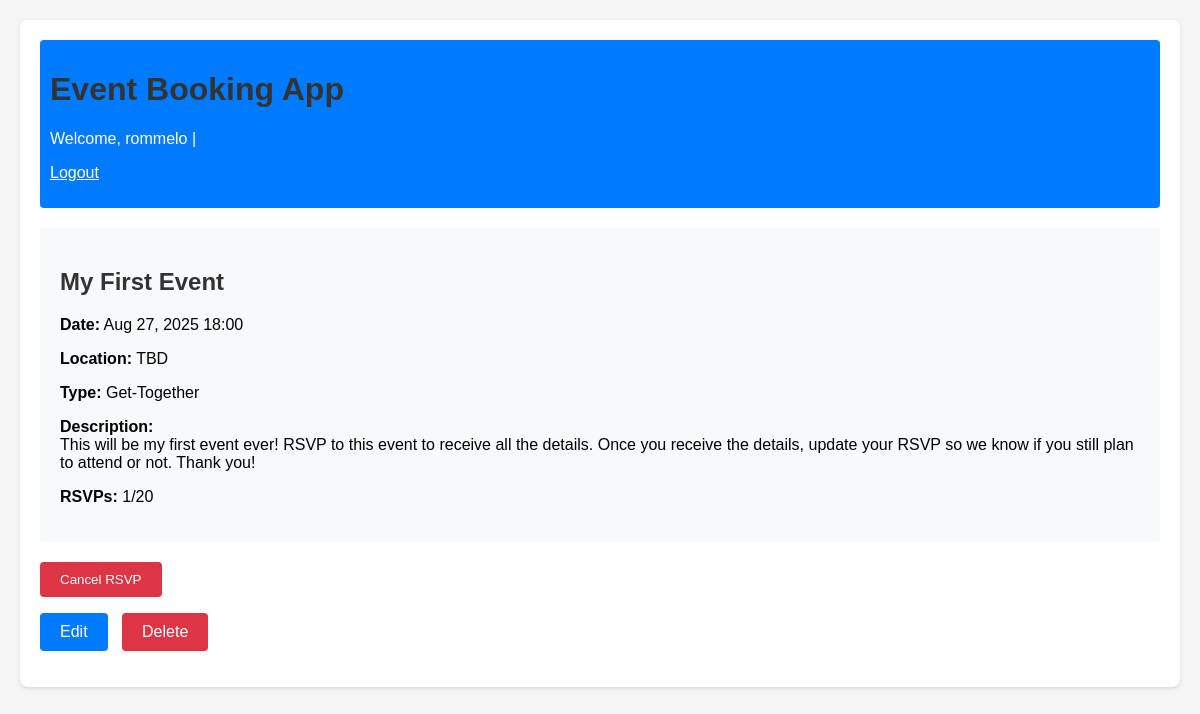
Screenshot of /event/1/ (signed in) with the database file from the repository.
### events/models.py (models this page shows, shortened)
class Event(models.Model):
    title = models.CharField(max_length=200)
    description = models.TextField()
    event_type = models.CharField(max_length=100)
    date = models.DateTimeField()
    location = models.CharField(max_length=255)
    capacity = models.PositiveIntegerField()
    creator = models.ForeignKey(User, on_delete=models.CASCADE, related_name='created_events')
    attendees = models.ManyToManyField(User, through='RSVP', related_name='events_attending')

### events/views.py (the view)
# urls.py: path('event/<int:pk>/', views.event_detail, name='event_detail'),
def event_detail(request, pk):
    try:
        event = get_object_or_404(Event, pk=pk)
        return render(request, 'events/event_detail.html', {'event': event})
    except Http404:
        logger.warning(f"Event with pk={pk} not found")
        raise
    except Exception as e:
        logger.error(f"Error in event_detail view for pk={pk}: {str(e)}")
        messages.error(request, "An error occurred while loading the event details.")
        return redirect('event_list')

### templates/events/event_detail.html (shortened to what this page needs)
{% extends "base.html" %}
{% block content %}
  <div class="event-details">
    <h2>{{ event.title }}</h2>
    <p><strong>Date:</strong> {{ event.date|date:"M d, Y H:i" }}</p>
    <p><strong>Location:</strong> {{ event.location }}</p>
    <p><strong>Type:</strong> {{ event.event_type }}</p>
    <p><strong>Description:</strong><br>{{ event.description }}</p>
    <p><strong>RSVPs:</strong> {{ event.rsvp_set.count }}/{{ event.capacity }}</p>
  </div>
  {% if user.is_authenticated %}
    {% if user in event.attendees.all %}
      <form action="{% url 'cancel_rsvp' event.pk %}" method="post" style="display: inline;">
        <button type="submit" class="btn btn-danger">Cancel RSVP</button>
      </form>
    {% endif %}
  {% else %}
    <p><a href="{% url 'login' %}?next={{ request.path }}" class="btn">Log in to RSVP</a></p>
  {% endif %}
  {% if user == event.creator %}
    <p>
      <a href="{% url 'event_edit' event.pk %}" class="btn">Edit</a>
      <a href="{% url 'event_delete' event.pk %}" class="btn btn-danger">Delete</a>
    </p>
  {% endif %}
{% endblock %}

### templates/base.html (shortened to what this page needs)
{% load static %}
<!DOCTYPE html>
<html>
<head>
    <link rel="stylesheet" type="text/css" href="{% static 'css/style.css' %}">
</head>
<body>
    <div class="container">
        <div class="nav">
            <h1>Event Booking App</h1>
            {% if user.is_authenticated %}
                <p>Welcome, {{ user.username }} |
                <form action="{% url 'logout' %}" method="post" style="display: inline;">
                    <button type="submit" class="logout-btn">Logout</button>
                </form>
                </p>
            {% else %}
                <p><a href="{% url 'login' %}">Login</a> | <a href="{% url 'register' %}">Register</a></p>
            {% endif %}
        </div>
        {% block content %}{% endblock %}
    </div>
</body>
</html>

### static/css/style.css (style rules this page uses)
body { font-family: Arial, sans-serif; margin: 0; padding: 20px; background-color: #f5f5f5; }
.container { max-width: 1200px; margin: 0 auto; background-color: white; padding: 20px; border-radius: 8px; box-shadow: 0 2px 4px rgba(0,0,0,0.1); }
h1, h2 { color: #333; }
.nav { background-color: #007bff; color: white; padding: 10px; margin-bottom: 20px; border-radius: 4px; }
.btn { background-color: #007bff; color: white; padding: 10px 20px; border: none; border-radius: 4px; cursor: pointer; text-decoration: none; display: inline-block; margin-right: 10px; }
.btn-danger { background-color: #dc3545; }
.event-details { background-color: #f8f9fa; padding: 20px; border-radius: 4px; margin-bottom: 20px; }
.logout-btn { background: none; border: none; color: white; text-decoration: underline; cursor: pointer; padding: 0; font-size: inherit; font-family: inherit; }

### rows the page displays
Event: title "My First Event", date "Aug 27, 2025 18:00", location "TBD", event_type "Get-Together", description "This will be my first event ever! RSVP to this event to receive all the details. Once you receive the details, update your RSVP so we know if you still plan to attend or not. Thank you!", rsvp_set.count "1", capacity "20"

### other values shown
{{ user.username }} "rommelo"
